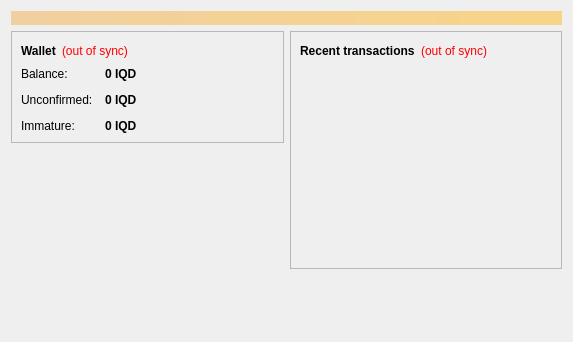
<?xml version="1.0" encoding="UTF-8"?>
<ui version="4.0">
 <class>OverviewPage</class>
 <widget class="QWidget" name="OverviewPage">
  <property name="geometry">
   <rect>
    <x>0</x>
    <y>0</y>
    <width>573</width>
    <height>342</height>
   </rect>
  </property>
  <property name="windowTitle">
   <string>Form</string>
  </property>
  <layout class="QVBoxLayout" name="topLayout">
   <item>
    <widget class="QLabel" name="labelAlerts">
     <property name="visible">
      <bool>false</bool>
     </property>
     <property name="styleSheet">
      <string notr="true">background-color: qlineargradient(x1: 0, y1: 0, x2: 1, y2: 0, stop:0 #F0D0A0, stop:1 #F8D488); color:#000000;</string>
     </property>
     <property name="wordWrap">
      <bool>true</bool>
     </property>
     <property name="margin">
      <number>3</number>
     </property>
    </widget>
   </item>
   <item>
    <layout class="QHBoxLayout" name="horizontalLayout" stretch="1,1">
     <item>
      <layout class="QVBoxLayout" name="verticalLayout_2">
       <item>
        <widget class="QFrame" name="frame">
         <property name="frameShape">
          <enum>QFrame::StyledPanel</enum>
         </property>
         <property name="frameShadow">
          <enum>QFrame::Raised</enum>
         </property>
         <layout class="QVBoxLayout" name="verticalLayout_4">
          <item>
           <layout class="QHBoxLayout" name="horizontalLayout_4">
            <item>
             <widget class="QLabel" name="label_5">
              <property name="font">
               <font>
                <weight>75</weight>
                <bold>true</bold>
               </font>
              </property>
              <property name="text">
               <string>Wallet</string>
              </property>
             </widget>
            </item>
            <item>
             <widget class="QLabel" name="labelWalletStatus">
              <property name="toolTip">
               <string>The displayed information may be out of date. Your wallet automatically synchronizes with the Bitcoin network after a connection is established, but this process has not completed yet.</string>
              </property>
              <property name="styleSheet">
               <string notr="true">QLabel { color: red; }</string>
              </property>
              <property name="text">
               <string notr="true">(out of sync)</string>
              </property>
              <property name="alignment">
               <set>Qt::AlignLeading|Qt::AlignLeft|Qt::AlignVCenter</set>
              </property>
             </widget>
            </item>
            <item>
             <spacer name="horizontalSpacer_2">
              <property name="orientation">
               <enum>Qt::Horizontal</enum>
              </property>
              <property name="sizeHint" stdset="0">
               <size>
                <width>40</width>
                <height>20</height>
               </size>
              </property>
             </spacer>
            </item>
           </layout>
          </item>
          <item>
           <layout class="QFormLayout" name="formLayout_2">
            <property name="fieldGrowthPolicy">
             <enum>QFormLayout::AllNonFixedFieldsGrow</enum>
            </property>
            <property name="horizontalSpacing">
             <number>12</number>
            </property>
            <property name="verticalSpacing">
             <number>12</number>
            </property>
            <item row="0" column="0">
             <widget class="QLabel" name="label">
              <property name="text">
               <string>Balance:</string>
              </property>
             </widget>
            </item>
            <item row="0" column="1">
             <widget class="QLabel" name="labelBalance">
              <property name="font">
               <font>
                <weight>75</weight>
                <bold>true</bold>
               </font>
              </property>
              <property name="cursor">
               <cursorShape>IBeamCursor</cursorShape>
              </property>
              <property name="toolTip">
               <string>Your current balance</string>
              </property>
              <property name="text">
               <string notr="true">0 IQD</string>
              </property>
              <property name="textInteractionFlags">
               <set>Qt::LinksAccessibleByMouse|Qt::TextSelectableByKeyboard|Qt::TextSelectableByMouse</set>
              </property>
             </widget>
            </item>
            <item row="1" column="0">
             <widget class="QLabel" name="label_3">
              <property name="text">
               <string>Unconfirmed:</string>
              </property>
             </widget>
            </item>
            <item row="1" column="1">
             <widget class="QLabel" name="labelUnconfirmed">
              <property name="font">
               <font>
                <weight>75</weight>
                <bold>true</bold>
               </font>
              </property>
              <property name="cursor">
               <cursorShape>IBeamCursor</cursorShape>
              </property>
              <property name="toolTip">
               <string>Total of transactions that have yet to be confirmed, and do not yet count toward the current balance</string>
              </property>
              <property name="text">
               <string notr="true">0 IQD</string>
              </property>
              <property name="textInteractionFlags">
               <set>Qt::LinksAccessibleByMouse|Qt::TextSelectableByKeyboard|Qt::TextSelectableByMouse</set>
              </property>
             </widget>
            </item>
            <item row="2" column="0">
             <widget class="QLabel" name="labelImmatureText">
              <property name="text">
               <string>Immature:</string>
              </property>
             </widget>
            </item>
            <item row="2" column="1">
             <widget class="QLabel" name="labelImmature">
              <property name="font">
               <font>
                <weight>75</weight>
                <bold>true</bold>
               </font>
              </property>
              <property name="toolTip">
               <string>Mined balance that has not yet matured</string>
              </property>
              <property name="text">
               <string notr="true">0 IQD</string>
              </property>
              <property name="textInteractionFlags">
               <set>Qt::LinksAccessibleByMouse|Qt::TextSelectableByKeyboard|Qt::TextSelectableByMouse</set>
              </property>
             </widget>
            </item>
           </layout>
          </item>
         </layout>
        </widget>
       </item>
       <item>
        <spacer name="verticalSpacer">
         <property name="orientation">
          <enum>Qt::Vertical</enum>
         </property>
         <property name="sizeHint" stdset="0">
          <size>
           <width>20</width>
           <height>40</height>
          </size>
         </property>
        </spacer>
       </item>
      </layout>
     </item>
     <item>
      <layout class="QVBoxLayout" name="verticalLayout_3">
       <item>
        <widget class="QFrame" name="frame_2">
         <property name="frameShape">
          <enum>QFrame::StyledPanel</enum>
         </property>
         <property name="frameShadow">
          <enum>QFrame::Raised</enum>
         </property>
         <layout class="QVBoxLayout" name="verticalLayout">
          <item>
           <layout class="QHBoxLayout" name="horizontalLayout_2">
            <item>
             <widget class="QLabel" name="label_4">
              <property name="text">
               <string>&lt;b&gt;Recent transactions&lt;/b&gt;</string>
              </property>
             </widget>
            </item>
            <item>
             <widget class="QLabel" name="labelTransactionsStatus">
              <property name="toolTip">
               <string>The displayed information may be out of date. Your wallet automatically synchronizes with the Bitcoin network after a connection is established, but this process has not completed yet.</string>
              </property>
              <property name="styleSheet">
               <string notr="true">QLabel { color: red; }</string>
              </property>
              <property name="text">
               <string notr="true">(out of sync)</string>
              </property>
              <property name="alignment">
               <set>Qt::AlignRight|Qt::AlignTrailing|Qt::AlignVCenter</set>
              </property>
             </widget>
            </item>
            <item>
             <spacer name="horizontalSpacer">
              <property name="orientation">
               <enum>Qt::Horizontal</enum>
              </property>
              <property name="sizeHint" stdset="0">
               <size>
                <width>40</width>
                <height>20</height>
               </size>
              </property>
             </spacer>
            </item>
           </layout>
          </item>
          <item>
           <widget class="QListView" name="listTransactions">
            <property name="styleSheet">
             <string notr="true">QListView { background: transparent; }</string>
            </property>
            <property name="frameShape">
             <enum>QFrame::NoFrame</enum>
            </property>
            <property name="verticalScrollBarPolicy">
             <enum>Qt::ScrollBarAlwaysOff</enum>
            </property>
            <property name="horizontalScrollBarPolicy">
             <enum>Qt::ScrollBarAlwaysOff</enum>
            </property>
            <property name="selectionMode">
             <enum>QAbstractItemView::NoSelection</enum>
            </property>
           </widget>
          </item>
         </layout>
        </widget>
       </item>
       <item>
        <spacer name="verticalSpacer_2">
         <property name="orientation">
          <enum>Qt::Vertical</enum>
         </property>
         <property name="sizeHint" stdset="0">
          <size>
           <width>20</width>
           <height>40</height>
          </size>
         </property>
        </spacer>
       </item>
      </layout>
     </item>
    </layout>
   </item>
  </layout>
 </widget>
 <resources/>
 <connections/>
</ui>
